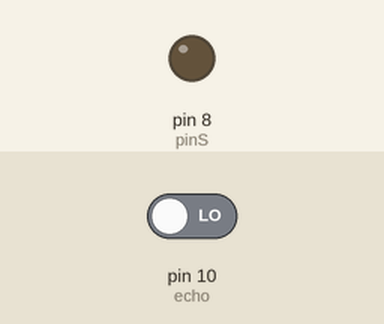
The sketch below on a simulated Arduino Uno, built with avr-gcc and run on an emulated ATmega328P. Parts: output pins drawn as LEDs (lit = HIGH). The inputs (shaded band) are chosen by the test bench; at power-on: pin 10 (echo) LOW. Pins used as bus, display or sensor lines are not drawn.

Above: at 0.5 s.
At 2.5 s:
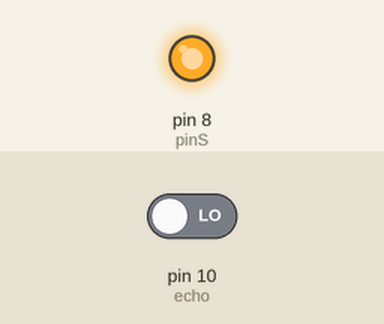
Timing chart, 0 to 7.8 s (numbered marks = the images above):
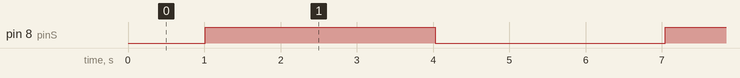

The sketch:

Prise_lumHS.ino
```cpp
int trigger=9;                               // Der Trigger Pin
int echo=10;                                  // Der Echo Pin
int pinS = 8;

long dauer=0;                                // Hier wird die Zeitdauer abgespeichert

                                             // die die Ultraschallwelle braucht

                                             // um zum Sensor zurückzukommen

long entfernung=0;                           // Hier wird die Entfernung vom

                                             // Hindernis abgespeichert


void setup(){
    pinMode(trigger, OUTPUT);                // Trigger Pin als Ausgang definieren
    pinMode(pinS, OUTPUT);
    pinMode(echo, INPUT);                    // Echo Pin als Eingang defnieren
    digitalWrite(pinS, LOW);
}


void loop()

{


    digitalWrite(trigger, LOW);              // Den Trigger auf LOW setzen um

                                             // ein rauschfreies Signal

                                             // senden zu können

    delay(5);                                // 5 Millisekunden warten

    digitalWrite(trigger, HIGH);             // Den Trigger auf HIGH setzen um eine

                                             // Ultraschallwelle zu senden

    delay(10);                               // 10 Millisekunden warten

    digitalWrite(trigger, LOW);              // Trigger auf LOW setzen um das

                                             // Senden abzuschließen

    dauer = pulseIn(echo, HIGH);             // Die Zeit messen bis die

                                             // Ultraschallwelle zurückkommt

    entfernung = (dauer/2) / 29.1;           // Die Zeit in den Weg in Zentimeter umrechnen

    if(entfernung < 60){
      digitalWrite(pinS, !digitalRead(pinS));
    }

    delay(2000);                             // Nach einer Sekunde wiederholen


}
```

Measured:
- by itself, pin 8 (pinS): alternates HIGH for 3.0 s and LOW for 3.0 s
